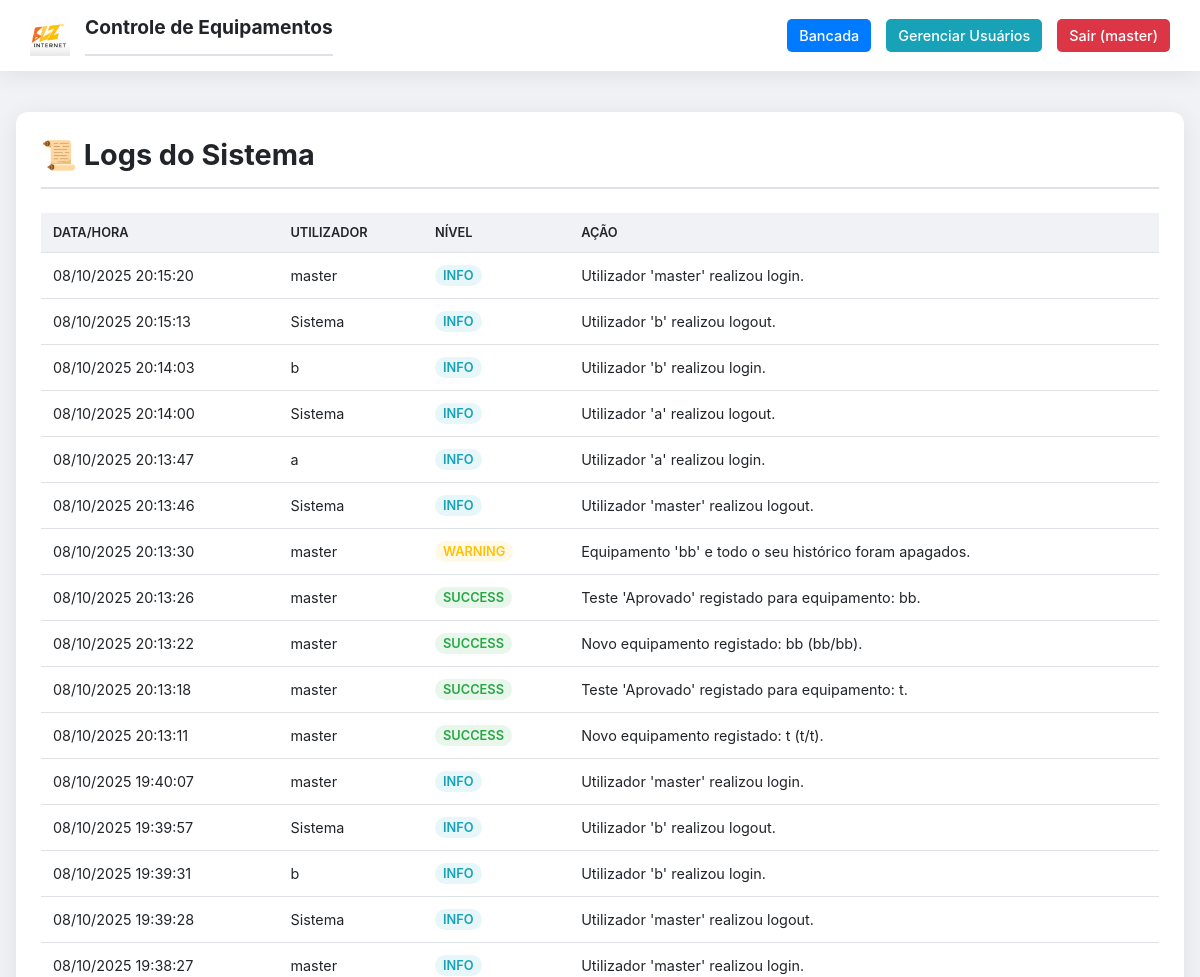
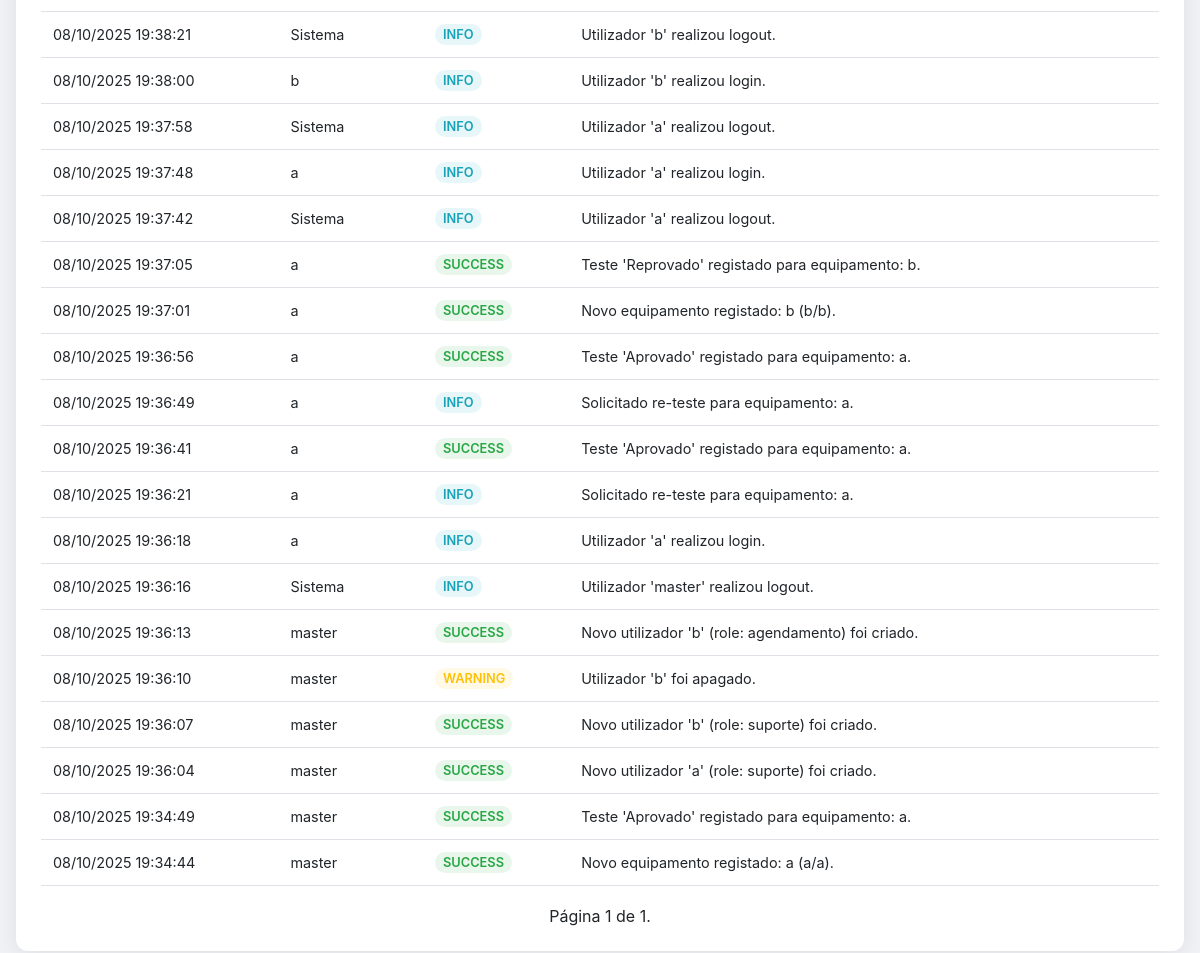
/admin/logs (signed in), run on the app's committed database (2 pictures, top to bottom).
### app.py (models this page shows, shortened)
class User(UserMixin, db.Model):
    __tablename__ = "user"
    id = db.Column(db.Integer, primary_key=True)
    username = db.Column(db.String(80), unique=True, nullable=False)
    password_hash = db.Column(db.String(256), nullable=False)
    role = db.Column(db.String(20), nullable=False, default="suporte")
    testes = db.relationship('Teste', backref='tester', lazy=True)
    logs = db.relationship('Log', backref='user', lazy=True)
    @property
    def is_admin(self) -> bool:
        return self.role == "master"

class Log(db.Model):
    __tablename__ = "log"
    id = db.Column(db.Integer, primary_key=True)
    timestamp = db.Column(db.DateTime, default=get_brasil_datetime, nullable=False)
    level = db.Column(db.String(20), nullable=False) # INFO, SUCCESS, WARNING, DANGER
    message = db.Column(db.String(500), nullable=False)
    user_id = db.Column(db.Integer, db.ForeignKey('user.id'))

### app.py (the view)
@app.route('/admin/logs')
@login_required
@admin_required
def view_logs():
    page = request.args.get('page', 1, type=int)
    logs = Log.query.order_by(Log.timestamp.desc()).paginate(page=page, per_page=50)
    return render_template('admin_logs.html', logs=logs)

### app.py (called while the page is built)
def admin_required(func):
    @wraps(func)
    def wrapper(*args, **kwargs):
        if not current_user.is_authenticated or not current_user.is_admin:
            abort(403)
        return func(*args, **kwargs)
    return wrapper

@login_manager.user_loader
def load_user(user_id: str) -> Optional[User]:
    try:
        return User.query.get(int(user_id))
    except (ValueError, TypeError):
        return None

### templates/admin_logs.html (shortened to what this page needs)
<!DOCTYPE html>
<html lang="pt-br" data-theme="light">
<head>
</head>
<body>
    <header class="top-bar">
        <div class="top-bar-logo">
            <img src="{{ url_for('static', filename='logo.png') }}" alt="Logotipo da Empresa">
            <h1>Controle de Equipamentos</h1>
        </div>
        <div class="top-bar-nav">
            <a href="{{ url_for('index') }}" class="nav-link link-bancada">Bancada</a>
            <a href="{{ url_for('manage_users') }}" class="nav-link link-admin">Gerenciar Usuários</a>
            <a href="{{ url_for('logout') }}" class="nav-link logout-link">Sair ({{ current_user.username }})</a>
        </div>
    </header>
    <main class="page-container">
        <section class="card">
            <h1>📜 Logs do Sistema</h1>
            <table>
                <thead>
                    <tr>
                        <th>Data/Hora</th>
                        <th>Utilizador</th>
                        <th>Nível</th>
                        <th>Ação</th>
                    </tr>
                </thead>
                <tbody>
                    {% for log in logs.items %}
                    <tr>
                        <td>{{ log.timestamp.strftime('%d/%m/%Y %H:%M:%S') }}</td>
                        <td>{{ log.user.username if log.user else 'Sistema' }}</td>
                        <td><span class="log-level log-{{ log.level.lower() }}">{{ log.level }}</span></td>
                        <td>{{ log.message }}</td>
                    </tr>
                    {% else %}
                    <tr><td colspan="4" style="text-align: center; padding: 2em;">Nenhum log encontrado.</td></tr>
                    {% endfor %}
                </tbody>
            </table>
            <div class="pagination">
                <span>Página {{ logs.page }} de {{ logs.pages }}.</span>
            </div>
        </section>
    </main>
</body>
</html>

### templates/admin_logs.html (style rules this page uses)
:root { --cor-laranja-blz: #f15a24; --cor-fundo: #f0f2f5; --cor-fundo-card: #ffffff; --cor-texto-principal: #212529; --cor-texto-secundario: #6c757d; --cor-borda: #dee2e6; --sombra: 0 4px 25px rgba(0, 0, 0, 0.08); --cor-sucesso: #28a745; --cor-perigo: #dc3545; --cor-info: #17a2b8; --cor-aviso: #ffc107; }
body { font-family: -apple-system, BlinkMacSystemFont, "Segoe UI", Roboto, "Helvetica Neue", Arial, sans-serif; margin: 0; padding-top: 80px; background-color: var(--cor-fundo); color: var(--cor-texto-principal); transition: background-color 0.3s, color 0.3s; }
.top-bar { position: fixed; top: 0; left: 0; right: 0; display: flex; justify-content: space-between; align-items: center; padding: 15px 30px; background-color: var(--cor-fundo-card); box-shadow: var(--sombra); z-index: 1000; }
.top-bar-logo { display: flex; align-items: center; gap: 15px; }
.top-bar-logo img { height: 40px; }
.top-bar-logo h1 { font-size: 1.2rem; margin: 0; color: var(--cor-texto-principal); }
.top-bar-nav { display: flex; align-items: center; gap: 15px; }
.nav-link { text-decoration: none; color: white; padding: 8px 12px; border-radius: 5px; font-weight: 500; font-size: 0.9rem; transition: all 0.2s ease; }
.link-bancada { background-color: var(--cor-primaria, #007bff); }
.link-admin { background-color: var(--cor-info); }
.logout-link { background-color: var(--cor-perigo); }
.page-container { max-width: 1400px; margin: 2em auto; padding: 0 1em; }
.card { background-color: var(--cor-fundo-card); padding: 25px; border-radius: 12px; box-shadow: var(--sombra); }
h1 { color: var(--cor-texto-principal); border-bottom: 2px solid var(--cor-borda); padding-bottom: 15px; margin-top: 0; font-size: 1.8rem; }
table { width: 100%; border-collapse: collapse; }
th, td { padding: 12px; border-bottom: 1px solid var(--cor-borda); text-align: left; vertical-align: middle; font-size: 0.9rem; }
th { background-color: var(--cor-fundo); font-weight: 600; text-transform: uppercase; font-size: 0.8rem; }
.log-level { display: inline-block; padding: 3px 8px; border-radius: 12px; font-size: 0.8rem; font-weight: 600; }
.log-info { background-color: rgba(23, 162, 184, 0.1); color: var(--cor-info); }
.log-success { background-color: rgba(40, 167, 69, 0.1); color: var(--cor-sucesso); }
.log-warning { background-color: rgba(255, 193, 7, 0.1); color: var(--cor-aviso); }
.pagination { margin-top: 20px; text-align: center; }

### data on the page
User: username "master"
Log: timestamp "08/10/2025 20:15:20", user "master", level "INFO", message "Utilizador 'master' realizou login."
Log: timestamp "08/10/2025 20:15:13", user "Sistema", level "INFO", message "Utilizador 'b' realizou logout."
Log: timestamp "08/10/2025 20:14:03", user "b", level "INFO", message "Utilizador 'b' realizou login."
Log: timestamp "08/10/2025 20:14:00", user "Sistema", level "INFO", message "Utilizador 'a' realizou logout."
Log: timestamp "08/10/2025 20:13:47", user "a", level "INFO", message "Utilizador 'a' realizou login."
Log: timestamp "08/10/2025 20:13:46", user "Sistema", level "INFO", message "Utilizador 'master' realizou logout."
Log: timestamp "08/10/2025 20:13:30", user "master", level "WARNING", message "Equipamento 'bb' e todo o seu histórico foram apagados."
Log: timestamp "08/10/2025 20:13:26", user "master", level "SUCCESS", message "Teste 'Aprovado' registado para equipamento: bb."
Log: timestamp "08/10/2025 20:13:22", user "master", level "SUCCESS", message "Novo equipamento registado: bb (bb/bb)."
Log: timestamp "08/10/2025 20:13:18", user "master", level "SUCCESS", message "Teste 'Aprovado' registado para equipamento: t."
Log: timestamp "08/10/2025 20:13:11", user "master", level "SUCCESS", message "Novo equipamento registado: t (t/t)."
Log: timestamp "08/10/2025 19:40:07", user "master", level "INFO", message "Utilizador 'master' realizou login."
Log: timestamp "08/10/2025 19:39:57", user "Sistema", level "INFO", message "Utilizador 'b' realizou logout."
Log: timestamp "08/10/2025 19:39:31", user "b", level "INFO", message "Utilizador 'b' realizou login."
Log: timestamp "08/10/2025 19:39:28", user "Sistema", level "INFO", message "Utilizador 'master' realizou logout."
Log: timestamp "08/10/2025 19:38:27", user "master", level "INFO", message "Utilizador 'master' realizou login."
Log: timestamp "08/10/2025 19:38:21", user "Sistema", level "INFO", message "Utilizador 'b' realizou logout."
Log: timestamp "08/10/2025 19:38:00", user "b", level "INFO", message "Utilizador 'b' realizou login."
Log: timestamp "08/10/2025 19:37:58", user "Sistema", level "INFO", message "Utilizador 'a' realizou logout."
Log: timestamp "08/10/2025 19:37:48", user "a", level "INFO", message "Utilizador 'a' realizou login."
Log: timestamp "08/10/2025 19:37:42", user "Sistema", level "INFO", message "Utilizador 'a' realizou logout."
Log: timestamp "08/10/2025 19:37:05", user "a", level "SUCCESS", message "Teste 'Reprovado' registado para equipamento: b."
Log: timestamp "08/10/2025 19:37:01", user "a", level "SUCCESS", message "Novo equipamento registado: b (b/b)."
Log: timestamp "08/10/2025 19:36:56", user "a", level "SUCCESS", message "Teste 'Aprovado' registado para equipamento: a."
Log: timestamp "08/10/2025 19:36:49", user "a", level "INFO", message "Solicitado re-teste para equipamento: a."
Log: timestamp "08/10/2025 19:36:41", user "a", level "SUCCESS", message "Teste 'Aprovado' registado para equipamento: a."
Log: timestamp "08/10/2025 19:36:21", user "a", level "INFO", message "Solicitado re-teste para equipamento: a."
Log: timestamp "08/10/2025 19:36:18", user "a", level "INFO", message "Utilizador 'a' realizou login."
Log: timestamp "08/10/2025 19:36:16", user "Sistema", level "INFO", message "Utilizador 'master' realizou logout."
Log: timestamp "08/10/2025 19:36:13", user "master", level "SUCCESS", message "Novo utilizador 'b' (role: agendamento) foi criado."
Log: timestamp "08/10/2025 19:36:10", user "master", level "WARNING", message "Utilizador 'b' foi apagado."
Log: timestamp "08/10/2025 19:36:07", user "master", level "SUCCESS", message "Novo utilizador 'b' (role: suporte) foi criado."
Log: timestamp "08/10/2025 19:36:04", user "master", level "SUCCESS", message "Novo utilizador 'a' (role: suporte) foi criado."
Log: timestamp "08/10/2025 19:34:49", user "master", level "SUCCESS", message "Teste 'Aprovado' registado para equipamento: a."
Log: timestamp "08/10/2025 19:34:44", user "master", level "SUCCESS", message "Novo equipamento registado: a (a/a)."

### other printed values
{{ logs.page }} "1"
{{ logs.pages }} "1"
